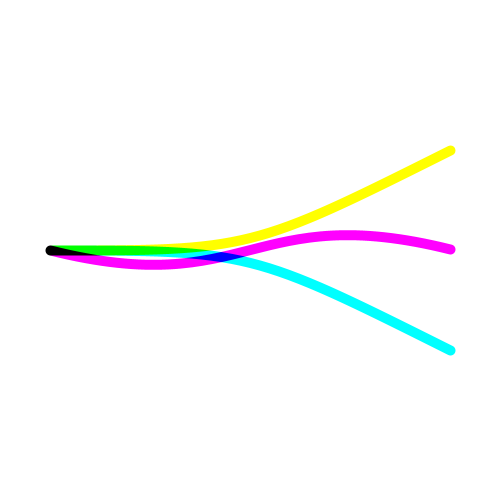
Frame 1 (no input)
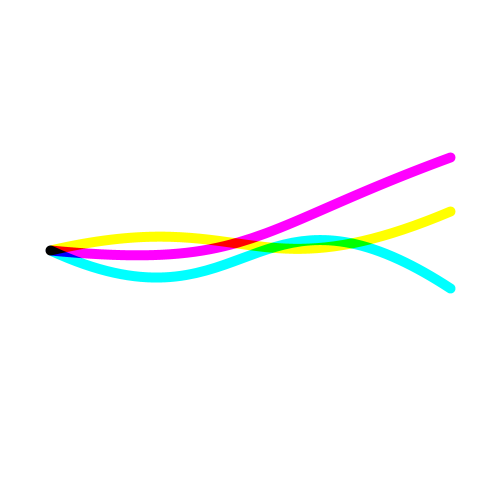
Frame 60 (the mouse pressed at the canvas centre just before this capture)
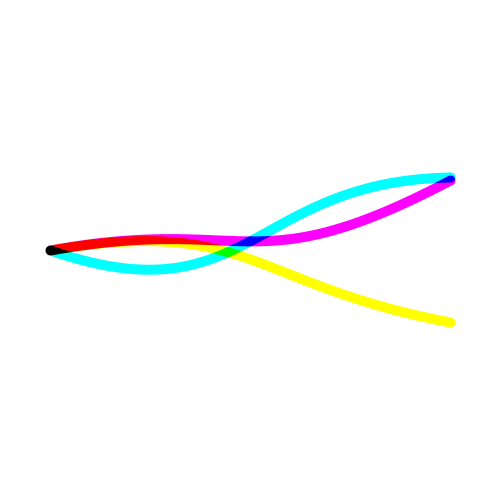
Frame 120 (the mouse held since frame 60 and released just before this capture)

The Processing sketch that drew these frames (run headless with seeded random() and noise(); from frame 60 on, the mouse is pressed at the canvas centre):

// Processing sketch: bezier_sinus
// ── bezier_sinus.pde
float x1=50;
float y1=250;
float cpx1=250;
float cpy1=250;
float cpx2=250;
float cpy2=250;
float x2=450;
float y2=250;


float angle = 0;


void setup() {
  size(500, 500);
  background(255);
  smooth();
  pixelDensity(2);
  blendMode(MULTIPLY);
}

void draw() {
  background(255);
  strokeWeight(10);
  noFill();
  
  float offset=0;
  
  float cd1 = 250+(sin(angle)*100);
  float cd2 = 250-(sin(angle)*100);
  float d2 = 250+(sin(angle+PI/2)*100);
  cpy1=cd1;
  cpy2=cd2;
  y2=d2;
  stroke(0, 255, 255);

  bezier(x1, y1, cpx1, cpy1, cpx2, cpy2, x2, y2);



  cd1 = 250+(sin(angle+PI/2)*50);
  cd2 = 250-(sin(angle+PI/2)*50);
  d2 = 250+(sin(angle+PI)*100);
  cpy1=cd1;
  cpy2=cd2;
  y2=d2;

  stroke(255, 0, 255);
  bezier(x1, y1, cpx1, cpy1, cpx2, cpy2, x2, y2);




  cd1 = 250+(sin(angle+PI)*50);
  cd2 = 250-(sin(angle+PI)*50);
  d2 = 250+(sin(angle+PI*1.5)*100);
  cpy1=cd1;
  cpy2=cd2;
  y2=d2;

  stroke(255, 255, 0);
  bezier(x1, y1, cpx1, cpy1, cpx2, cpy2, x2, y2);

  angle+=0.02;

  //cpy1++;
  // cpy2--;
  //cpx1--;
  //cpx2++;
}
